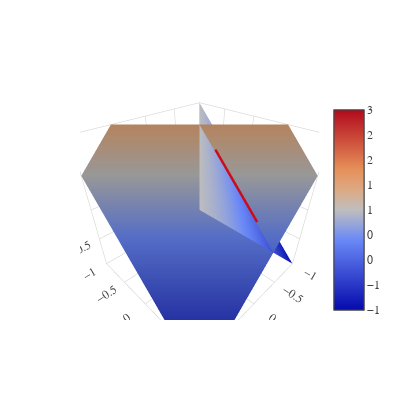

The code cell stored with this chart in its notebook:
### Markdown cell above
Plot the figure

### Code cell
fig=go.Figure(data=data,layout=layout)
iplot(fig)
